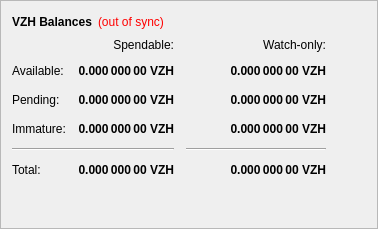
        <widget class="QFrame" name="frame">
         <property name="frameShape">
          <enum>QFrame::StyledPanel</enum>
         </property>
         <property name="frameShadow">
          <enum>QFrame::Raised</enum>
         </property>
         <layout class="QVBoxLayout" name="verticalLayout_4">
          <item>
           <layout class="QHBoxLayout" name="horizontalLayout_4">
            <item>
             <widget class="QLabel" name="label_5">
              <property name="font">
               <font>
                <weight>75</weight>
                <bold>true</bold>
               </font>
              </property>
              <property name="text">
               <string>VZH Balances</string>
              </property>
             </widget>
            </item>
            <item>
             <widget class="QLabel" name="labelWalletStatus">
              <property name="cursor">
               <cursorShape>WhatsThisCursor</cursorShape>
              </property>
              <property name="toolTip">
               <string>The displayed information may be out of date. Your wallet automatically synchronizes with the vizeh network after a connection is established, but this process has not completed yet.</string>
              </property>
              <property name="styleSheet">
               <string notr="true">QLabel { color: red; }</string>
              </property>
              <property name="text">
               <string notr="true">(out of sync)</string>
              </property>
              <property name="alignment">
               <set>Qt::AlignLeading|Qt::AlignLeft|Qt::AlignVCenter</set>
              </property>
             </widget>
            </item>
            <item>
             <spacer name="horizontalSpacer_3">
              <property name="orientation">
               <enum>Qt::Horizontal</enum>
              </property>
              <property name="sizeHint" stdset="0">
               <size>
                <width>40</width>
                <height>20</height>
               </size>
              </property>
             </spacer>
            </item>
           </layout>
          </item>
          <item>
           <layout class="QGridLayout" name="gridLayout">
            <property name="spacing">
             <number>12</number>
            </property>
            <item row="2" column="2">
             <widget class="QLabel" name="labelWatchPending">
              <property name="font">
               <font>
                <weight>75</weight>
                <bold>true</bold>
               </font>
              </property>
              <property name="cursor">
               <cursorShape>IBeamCursor</cursorShape>
              </property>
              <property name="toolTip">
               <string>Unconfirmed transactions to watch-only addresses</string>
              </property>
              <property name="text">
               <string notr="true">0.000 000 00 VZH</string>
              </property>
              <property name="alignment">
               <set>Qt::AlignRight|Qt::AlignTrailing|Qt::AlignVCenter</set>
              </property>
              <property name="textInteractionFlags">
               <set>Qt::LinksAccessibleByMouse|Qt::TextSelectableByKeyboard|Qt::TextSelectableByMouse</set>
              </property>
             </widget>
            </item>
            <item row="2" column="1">
             <widget class="QLabel" name="labelUnconfirmed">
              <property name="font">
               <font>
                <weight>75</weight>
                <bold>true</bold>
               </font>
              </property>
              <property name="cursor">
               <cursorShape>IBeamCursor</cursorShape>
              </property>
              <property name="toolTip">
               <string>Total of transactions that have yet to be confirmed, and do not yet count toward the spendable balance</string>
              </property>
              <property name="text">
               <string notr="true">0.000 000 00 VZH</string>
              </property>
              <property name="alignment">
               <set>Qt::AlignRight|Qt::AlignTrailing|Qt::AlignVCenter</set>
              </property>
              <property name="textInteractionFlags">
               <set>Qt::LinksAccessibleByMouse|Qt::TextSelectableByKeyboard|Qt::TextSelectableByMouse</set>
              </property>
             </widget>
            </item>
            <item row="3" column="2">
             <widget class="QLabel" name="labelWatchImmature">
              <property name="font">
               <font>
                <weight>75</weight>
                <bold>true</bold>
               </font>
              </property>
              <property name="cursor">
               <cursorShape>IBeamCursor</cursorShape>
              </property>
              <property name="toolTip">
               <string>Staked or masternode rewards in watch-only addresses that has not yet matured</string>
              </property>
              <property name="text">
               <string notr="true">0.000 000 00 VZH</string>
              </property>
              <property name="alignment">
               <set>Qt::AlignRight|Qt::AlignTrailing|Qt::AlignVCenter</set>
              </property>
              <property name="textInteractionFlags">
               <set>Qt::LinksAccessibleByMouse|Qt::TextSelectableByKeyboard|Qt::TextSelectableByMouse</set>
              </property>
             </widget>
            </item>
            <item row="4" column="0" colspan="2">
             <widget class="Line" name="lineSpendableBalance">
              <property name="orientation">
               <enum>Qt::Horizontal</enum>
              </property>
             </widget>
            </item>
            <item row="4" column="2">
             <widget class="Line" name="lineWatchBalance">
              <property name="sizePolicy">
               <sizepolicy hsizetype="Preferred" vsizetype="Fixed">
                <horstretch>0</horstretch>
                <verstretch>0</verstretch>
               </sizepolicy>
              </property>
              <property name="minimumSize">
               <size>
                <width>140</width>
                <height>0</height>
               </size>
              </property>
              <property name="orientation">
               <enum>Qt::Horizontal</enum>
              </property>
             </widget>
            </item>
            <item row="5" column="0">
             <widget class="QLabel" name="labelTotalText">
              <property name="text">
               <string>Total:</string>
              </property>
             </widget>
            </item>
            <item row="3" column="1">
             <widget class="QLabel" name="labelImmature">
              <property name="font">
               <font>
                <weight>75</weight>
                <bold>true</bold>
               </font>
              </property>
              <property name="cursor">
               <cursorShape>IBeamCursor</cursorShape>
              </property>
              <property name="toolTip">
               <string>Staked or masternode rewards that has not yet matured</string>
              </property>
              <property name="text">
               <string notr="true">0.000 000 00 VZH</string>
              </property>
              <property name="alignment">
               <set>Qt::AlignRight|Qt::AlignTrailing|Qt::AlignVCenter</set>
              </property>
              <property name="textInteractionFlags">
               <set>Qt::LinksAccessibleByMouse|Qt::TextSelectableByKeyboard|Qt::TextSelectableByMouse</set>
              </property>
             </widget>
            </item>
            <item row="2" column="3">
             <spacer name="horizontalSpacer_2">
              <property name="orientation">
               <enum>Qt::Horizontal</enum>
              </property>
              <property name="sizeHint" stdset="0">
               <size>
                <width>40</width>
                <height>20</height>
               </size>
              </property>
             </spacer>
            </item>
            <item row="3" column="0">
             <widget class="QLabel" name="labelImmatureText">
              <property name="text">
               <string>Immature:</string>
              </property>
             </widget>
            </item>
            <item row="5" column="1">
             <widget class="QLabel" name="labelTotal">
              <property name="font">
               <font>
                <weight>75</weight>
                <bold>true</bold>
               </font>
              </property>
              <property name="cursor">
               <cursorShape>IBeamCursor</cursorShape>
              </property>
              <property name="toolTip">
               <string>Your current total balance</string>
              </property>
              <property name="text">
               <string notr="true">0.000 000 00 VZH</string>
              </property>
              <property name="alignment">
               <set>Qt::AlignRight|Qt::AlignTrailing|Qt::AlignVCenter</set>
              </property>
              <property name="textInteractionFlags">
               <set>Qt::LinksAccessibleByMouse|Qt::TextSelectableByKeyboard|Qt::TextSelectableByMouse</set>
              </property>
             </widget>
            </item>
            <item row="5" column="2">
             <widget class="QLabel" name="labelWatchTotal">
              <property name="font">
               <font>
                <weight>75</weight>
                <bold>true</bold>
               </font>
              </property>
              <property name="cursor">
               <cursorShape>IBeamCursor</cursorShape>
              </property>
              <property name="toolTip">
               <string>Current total balance in watch-only addresses</string>
              </property>
              <property name="text">
               <string notr="true">0.000 000 00 VZH</string>
              </property>
              <property name="alignment">
               <set>Qt::AlignRight|Qt::AlignTrailing|Qt::AlignVCenter</set>
              </property>
              <property name="textInteractionFlags">
               <set>Qt::LinksAccessibleByMouse|Qt::TextSelectableByKeyboard|Qt::TextSelectableByMouse</set>
              </property>
             </widget>
            </item>
            <item row="0" column="2">
             <widget class="QLabel" name="labelWatchonly">
              <property name="text">
               <string>Watch-only:</string>
              </property>
              <property name="alignment">
               <set>Qt::AlignRight|Qt::AlignTrailing|Qt::AlignVCenter</set>
              </property>
             </widget>
            </item>
            <item row="1" column="0">
             <widget class="QLabel" name="labelBalanceText">
              <property name="text">
               <string>Available:</string>
              </property>
             </widget>
            </item>
            <item row="1" column="1">
             <widget class="QLabel" name="labelBalance">
              <property name="font">
               <font>
                <weight>75</weight>
                <bold>true</bold>
               </font>
              </property>
              <property name="cursor">
               <cursorShape>IBeamCursor</cursorShape>
              </property>
              <property name="toolTip">
               <string>Your current spendable balance</string>
              </property>
              <property name="text">
               <string notr="true">0.000 000 00 VZH</string>
              </property>
              <property name="alignment">
               <set>Qt::AlignRight|Qt::AlignTrailing|Qt::AlignVCenter</set>
              </property>
              <property name="textInteractionFlags">
               <set>Qt::LinksAccessibleByMouse|Qt::TextSelectableByKeyboard|Qt::TextSelectableByMouse</set>
              </property>
             </widget>
            </item>
            <item row="1" column="2">
             <widget class="QLabel" name="labelWatchAvailable">
              <property name="font">
               <font>
                <weight>75</weight>
                <bold>true</bold>
               </font>
              </property>
              <property name="cursor">
               <cursorShape>IBeamCursor</cursorShape>
              </property>
              <property name="toolTip">
               <string>Your current balance in watch-only addresses</string>
              </property>
              <property name="text">
               <string notr="true">0.000 000 00 VZH</string>
              </property>
              <property name="alignment">
               <set>Qt::AlignRight|Qt::AlignTrailing|Qt::AlignVCenter</set>
              </property>
              <property name="textInteractionFlags">
               <set>Qt::LinksAccessibleByMouse|Qt::TextSelectableByKeyboard|Qt::TextSelectableByMouse</set>
              </property>
             </widget>
            </item>
            <item row="2" column="0">
             <widget class="QLabel" name="labelPendingText">
              <property name="text">
               <string>Pending:</string>
              </property>
             </widget>
            </item>
            <item row="0" column="1">
             <widget class="QLabel" name="labelSpendable">
              <property name="text">
               <string>Spendable:</string>
              </property>
              <property name="alignment">
               <set>Qt::AlignRight|Qt::AlignTrailing|Qt::AlignVCenter</set>
              </property>
             </widget>
            </item>
           </layout>
          </item>
          <item>
           <spacer name="verticalSpacer_4">
            <property name="orientation">
             <enum>Qt::Vertical</enum>
            </property>
            <property name="sizeHint" stdset="0">
             <size>
              <width>20</width>
              <height>40</height>
             </size>
            </property>
           </spacer>
          </item>
         </layout>
        </widget>
